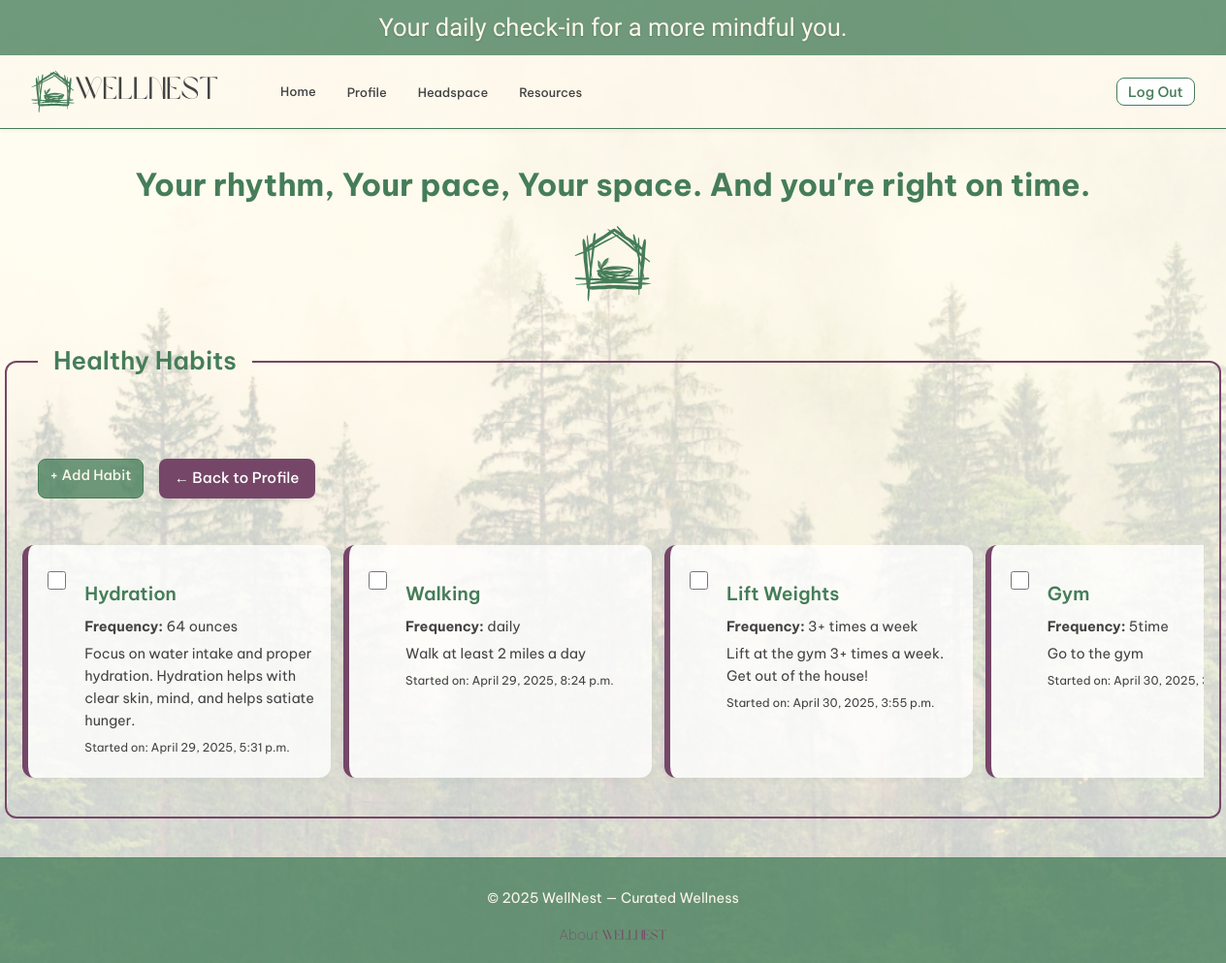
Screenshot of /habits/ (signed in) with the database file from the repository.
### main_app/models.py (models this page shows, shortened)
class Habit(models.Model):
    user = models.ForeignKey(User, on_delete=models.CASCADE, null=True)
    title = models.CharField(max_length=100)
    description = models.TextField()
    frequency = models.CharField(max_length=50)
    created_at = models.DateTimeField(auto_now_add=True)

### main_app/views/habit_views.py (the view)
# urls.py: path('habits/', views.habit_index, name='habit-index'),
@login_required
def habit_index(request):
    user = request.user
    habits = Habit.objects.filter(user=user)
    today = date.today()
    checkins_today = HabitCheckIn.objects.filter(habit__in=habits, date=today)
    checked_in_ids = set(checkins_today.values_list('habit_id', flat=True))
    for habit in habits:
        habit.has_checked_in_today = habit.id in checked_in_ids
    return render(request, 'habits/index.html', {'habits': habits})

### main_app/templates/habits/index.html (shortened to what this page needs)
{% extends 'base.html' %}
{% load static %}
{% block head %}
<link rel="stylesheet" href="{% static 'css/habits/habit-index.css' %}">
{% endblock %}
{% block content %}
<section class="page-header">
  <h1>Your rhythm, Your pace, Your space. And you're right on time.</h1>
  <img src="{% static 'images/whiteNestHouse.svg' %}" alt="WellNest House Logo" class="tiny-logo">
</section>
<section class="habit-groups">
  <fieldset class="habit-group">
    <legend class="habit-legend">Healthy Habits</legend>
    <div class="section-actions">
      <a href="{% url 'habit-create' %}" class="btn-solid small-btn">+ Add Habit</a>
      <a href="{% url 'profile' %}" class="btn back-btn">← Back to Profile</a>
    </div>
    <div class="card-container">
      {% for habit in habits %}
      <div class="card habit-card {% if habit.has_checked_in_today %}checked{% endif %}" data-habit-id="{{ habit.id }}">
        <div class="card-check">
          <input
            type="checkbox"
            class="habit-check"
            id="habit-{{ habit.id }}"
          >
        </div>
        <div class="card-content">
          <label for="habit-{{ habit.id }}">
            <h3 class="card-title">{{ habit.title }}</h3>
            <p><strong>Frequency:</strong> {{ habit.frequency }}</p>
            <p>{{ habit.description }}</p>
            <p><small>Started on: {{ habit.created_at }}</small></p>
          </label>
        </div>
      </div>
      {% endfor %}
    </div>
  </fieldset>
</section>
{% endblock %}

### main_app/static/css/base.css (style rules this page uses)
body, p, a, li, button, input, textarea { font-family: 'Be Vietnam Pro', sans-serif; }
h1, h2, h3 { font-family: 'Be Vietnam Pro', sans-serif; font-weight: 600; }
:root { --color-brand-primary: #457D58; --color-brand-secondary: #CCC9A1; --color-text-primary: #434343; --color-text-secondary: #8E8E8E; --color-background: #fcf7ea; --color-accent-optional: #754668; }
html, body { height: 100%; margin: 0; }
body { font-family: 'Be Vietnam Pro', Arial, sans-serif; background: linear-gradient(rgba(255, 255, 255, 0.7), rgba(255, 255, 255, 0.7)), url('/static/images/Reflection.png') no-repeat center center fixed; background-size: cover; color: var(--color-text-primary); line-height: 1.6; height: 800px; display: flex; flex-direction: column; }
.btn-solid, .btn-outline, .small-btn { text-decoration: none; font-size: 0.9rem; padding: 0.3rem 0.7rem; border-radius: 8px; font-weight: 500; display: inline-block; transition: background-color 0.3s ease, color 0.3s ease; }
.btn-solid { border: 1px solid var(--color-brand-primary); background-color: #457d58c5; color: var(--color-background); }
.back-btn { all: unset; display: inline-block; background-color: var(--color-accent-optional); color: white; margin-left: 1rem; padding: 0.5rem 1rem; border-radius: 0.5rem; font-size: 0.95rem; font-weight: 500; text-align: center; text-decoration: none; cursor: pointer; box-shadow: 0 2px 6px rgba(0, 0, 0, 0.1); transition: all 0.3s ease; }

### main_app/static/css/habits/habit-index.css (style rules this page uses)
.page-header { text-align: center; margin: 2rem 0; display: flex; flex-direction: column; align-items: center; gap: 0.5rem; }
.page-header h1 { font-size: 2rem; font-weight: 700; color: var(--color-brand-primary); margin: 0; }
.page-header .tiny-logo { width: 80px; height: auto; margin: 0.5rem 0; }
.habit-groups { display: grid; grid-template-columns: 1fr; gap: 2.5rem; }
.habit-group { border: 2px solid var(--color-accent-optional); border-radius: 12px; padding: 2rem 1rem 1.5rem; margin-bottom: 2.5rem; margin: 0 auto 2.5rem; position: relative; width: 75%; }
.habit-legend { font-size: 1.6rem; font-weight: 600; padding: 0 1rem; color: var(--color-brand-primary); margin-left: 1rem; }
.section-actions { display: flex; justify-content: flex-start; padding: 1rem; margin: 2rem 0; flex-wrap: wrap; }
.card-container { display: flex; flex-wrap: nowrap; overflow-x: auto; gap: 0.8rem; padding-bottom: 1rem; }
.card { flex: 0 0 280px; background-color: #ffffffcc; border-left: 6px solid var(--color-accent-optional); border-radius: 12px; padding: 1rem; box-shadow: 0 2px 6px rgba(0, 0, 0, 0.04); transition: transform 0.3s ease, box-shadow 0.3s ease; }
.card-title { font-size: 1.2rem; font-weight: 600; margin-bottom: 0.5rem; color: var(--color-brand-primary); }
.card p { margin: 0.25rem 0; font-size: 0.9rem; color: var(--color-text-primary); }
.habit-card { display: flex; align-items: flex-start; gap: 1rem; padding: 1rem; opacity: 1; transition: opacity 0.3s ease; }
.card-check { padding-top: 0.5rem; }
.habit-check { width: 1.2rem; height: 1.2rem; accent-color: var(--color-brand-primary); cursor: pointer; }
.card-content { display: flex; flex-direction: column; justify-content: space-between; height: 100%; }

### rows the page displays
Habit: title "Hydration", frequency "64 ounces", description "Focus on water intake and proper hydration. Hydration helps with clear skin, mind, and helps satiate hunger.", created_at "April 29, 2025, 5:31 p.m."
Habit: title "Walking", frequency "daily", description "Walk at least 2 miles a day", created_at "April 29, 2025, 8:24 p.m."
Habit: title "Lift Weights", frequency "3+ times a week", description "Lift at the gym 3+ times a week. Get out of the house!", created_at "April 30, 2025, 3:55 p.m."
Habit: title "Gym", frequency "5time", description "Go to the gym", created_at "April 30, 2025,…"
